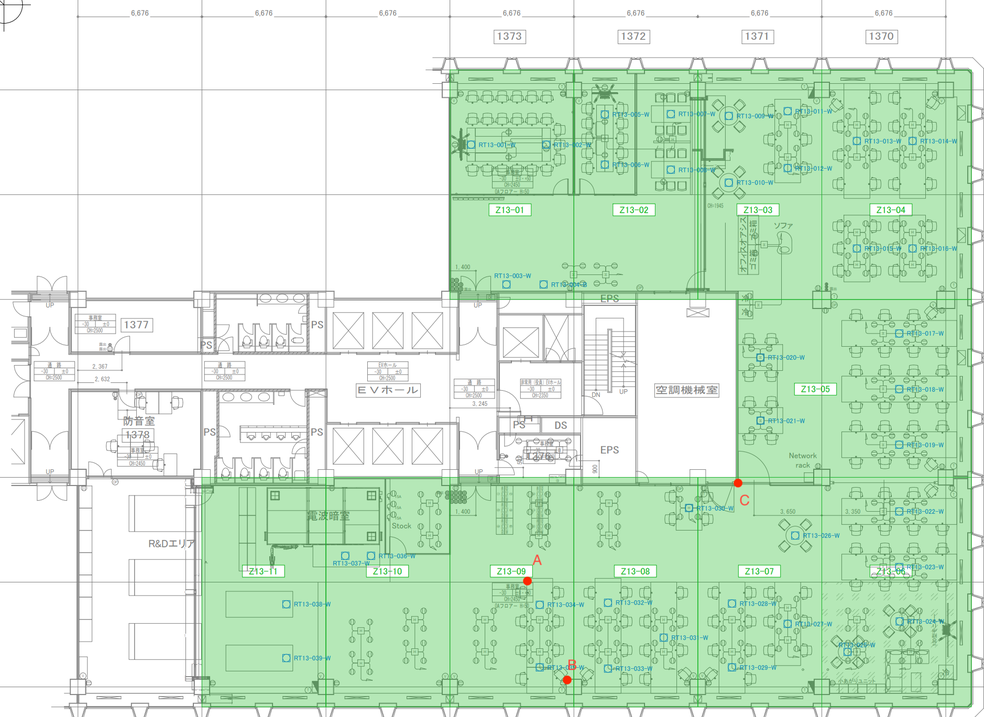
#> input picture data/floormap copy.png, 984 x 717 px, shrunk from 1878 x 1369 before the run
$ python estimate_from_image.py --image '../data/floormap copy.png'
#> lines starting #> are read from the running program, lines starting #| are printed output that depends on the picture; after the words box and inside, x2 and y2 are one past the last pixel; in counts of white or black regions, pixels touching at a corner belong together
#!/usr/bin/env python3
"""
Estimate Camera Parameters from Annotated Image.

This script analyzes a floor map image with red annotations (camera dot and FOV lines)
to estimate the camera's position (x, y), yaw angle, and field of view (FOV).

Usage:
    python3 tools/estimate_from_image.py --image path/to/image.png
"""

import argparse
import math

import cv2
import numpy as np
import yaml


def estimate_parameters(image_path):
    # 1. Load Image
#> called with image_path = '../data/floormap copy.png'
    img = cv2.imread(image_path)
#> img is the input picture: shape (717, 984, 3); mean B, G, R 211, 234.6, 209.4
    if img is None:
        print(f"Error: Could not read image at {image_path}")
        return None

    # 2. Preprocess & Color Segmentation (Red)
    hsv = cv2.cvtColor(img, cv2.COLOR_BGR2HSV)
#> hsv: shape (717, 984, 3); mean H, S, V 31, 29.9, 234.8

    # Red has two ranges in HSV
    lower_red1 = np.array([0, 70, 50])
    upper_red1 = np.array([10, 255, 255])
    lower_red2 = np.array([170, 70, 50])
    upper_red2 = np.array([180, 255, 255])

    mask1 = cv2.inRange(hsv, lower_red1, upper_red1)
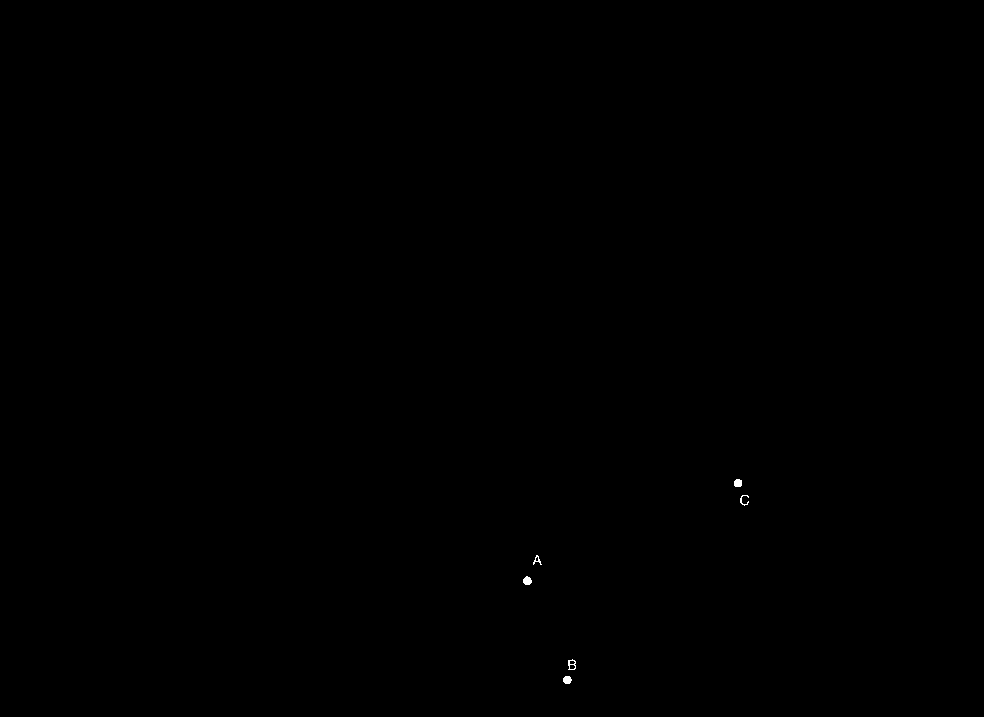
#> mask1: shape (717, 984); 0.04% white; 6 white regions, box (x1, y1, x2, y2) and area: (523, 576, 532, 585) 61, (563, 676, 572, 684) 58, (734, 479, 742, 487) 57, (568, 659, 576, 670) 44, (740, 495, 749, 506) 35, (533, 555, 542, 565) 34
    mask2 = cv2.inRange(hsv, lower_red2, upper_red2)
#> mask2: shape (717, 984); 0% white in thin lines or dots, all inside (x1, y1, x2, y2) = (568, 666, 569, 669)
    mask = cv2.bitwise_or(mask1, mask2)
#> mask: shape (717, 984); 0.04% white; 6 white regions, box (x1, y1, x2, y2) and area: (523, 576, 532, 585) 61, (563, 676, 572, 684) 58, (734, 479, 742, 487) 57, (568, 659, 576, 670) 47, (740, 495, 749, 506) 35, (533, 555, 542, 565) 34

    # Clean up mask
    kernel = np.ones((3, 3), np.uint8)
    mask = cv2.morphologyEx(mask, cv2.MORPH_OPEN, kernel)
#> mask: shape (717, 984); 0.02% white; 3 white regions
    mask = cv2.morphologyEx(mask, cv2.MORPH_CLOSE, kernel)

    # 3. Find Contours
    contours, _ = cv2.findContours(mask, cv2.RETR_EXTERNAL, cv2.CHAIN_APPROX_SIMPLE)
#> contours = 3 contours; box (x1, y1, x2, y2) and area: (523, 577, 532, 585) 47, (734, 479, 742, 487) 44, (563, 676, 571, 684) 44

    if not contours:
        print("Error: No red annotations found.")
        return None

    # 4. Analyze Features
    # We expect:
    # - One "blob" for the camera position (dot/circle)
    # - Two "lines" or elongated blobs for the FOV rays
    # Or sometimes they are all connected.

    # Let's try to find the camera point first.
    # It's likely the point where lines converge, or a distinct circle.
    # If connected, we might need skeletonization or corner detection.

    # Approach: Find the "Camera" point.
    # It is usually the vertex of the "V" shape formed by the FOV lines.

    # Let's use HoughLinesP to find lines.
    lines = cv2.HoughLinesP(mask, 1, np.pi / 180, threshold=50, minLineLength=50, maxLineGap=20)
#> lines = None

    debug_img = img.copy()

    fov_lines = []
    if lines is not None:
        for line in lines:
            x1, y1, x2, y2 = line[0]
            cv2.line(debug_img, (x1, y1), (x2, y2), (0, 255, 0), 2)
            fov_lines.append(((x1, y1), (x2, y2)))

    # If we have many lines, we need to filter/merge them into 2 main directions.
    # But first, let's find the camera position.
    # It should be the intersection of the two main lines.

    # Alternative: Find the centroid of the "blob" that looks like a dot?
    # In the user image, there is a "camera" text and a dot.
    # And two long lines.

    # Let's look for the intersection point of the longest lines.
    def line_intersection(line1, line2):
        p1, p2 = line1
        p3, p4 = line2

        x1, y1 = p1
        x2, y2 = p2
        x3, y3 = p3
        x4, y4 = p4

        denom = (y4 - y3) * (x2 - x1) - (x4 - x3) * (y2 - y1)
        if denom == 0:
            return None  # Parallel

        ua = ((x4 - x3) * (y1 - y3) - (y4 - y3) * (x1 - x3)) / denom

        x = x1 + ua * (x2 - x1)
        y = y1 + ua * (y2 - y1)
        return (x, y)

    # Filter lines: keep only long ones
    long_lines = [line for line in fov_lines if math.hypot(line[0][0] - line[1][0], line[0][1] - line[1][1]) > 100]

    if len(long_lines) < 2:
        print("Warning: Could not detect at least 2 long FOV lines. Trying all lines.")
        long_lines = fov_lines

    # Find intersection of all pairs and cluster them?
    intersections = []
    for i in range(len(long_lines)):
        for j in range(i + 1, len(long_lines)):
            pt = line_intersection(long_lines[i], long_lines[j])
            # Check if intersection is within or near image bounds
            if pt and -1000 < pt[0] < img.shape[1] + 1000 and -1000 < pt[1] < img.shape[0] + 1000:
                intersections.append(pt)

    if not intersections:
        print("Error: Could not find line intersections.")
        return None

    # The camera position is likely the most common intersection point
    # Simple clustering
    intersections = np.array(intersections)
    mean_pt = np.mean(intersections, axis=0)

    # Refined: Remove outliers
    distances = np.linalg.norm(intersections - mean_pt, axis=1)
    valid_pts = intersections[distances < 50]  # 50px radius

    camera_pos = mean_pt if len(valid_pts) == 0 else np.mean(valid_pts, axis=0)

    cx, cy = camera_pos
    cv2.circle(debug_img, (int(cx), int(cy)), 10, (255, 0, 0), -1)

    # Now determine angles of the lines radiating from this point
    angles = []
    for line in long_lines:
        p1, p2 = line
        # Determine which end is further from camera
        d1 = math.hypot(p1[0] - cx, p1[1] - cy)
        d2 = math.hypot(p2[0] - cx, p2[1] - cy)

        far_pt = p2 if d2 > d1 else p1

        angle = math.degrees(math.atan2(far_pt[1] - cy, far_pt[0] - cx))
        angles.append(angle)

    # We expect 2 main clusters of angles (the two sides of the FOV)
    # Histogram or clustering
    angles = np.array(angles)
    # Normalize to -180..180

    # Simple K-Means for k=2?
    # Or just sort and find largest gap?
    angles.sort()

    # Group angles that are close (e.g., within 10 degrees)
    clusters = []
    if len(angles) > 0:
        current_cluster = [angles[0]]
        for i in range(1, len(angles)):
            diff = angles[i] - angles[i - 1]
            if diff > 300:  # Wrap around case (e.g. -179 and 179)
                # Handle wrap around later, for now assume simple case
                pass

            if diff < 10:
                current_cluster.append(angles[i])
            else:
                clusters.append(current_cluster)
                current_cluster = [angles[i]]
        clusters.append(current_cluster)

    # We need exactly 2 main directions
    main_angles = []
    for c in clusters:
        if len(c) >= 1:  # Threshold for noise
            avg = sum(c) / len(c)
            main_angles.append(avg)

    if len(main_angles) < 2:
        print(f"Error: Could not identify 2 distinct FOV edges. Found angles: {main_angles}")
        # Fallback: Use min and max angle?
        if len(angles) >= 2:
            main_angles = [angles[0], angles[-1]]
        else:
            return None

    # Sort main angles
    main_angles.sort()

    # Calculate Yaw and FOV
    # Yaw is the bisector
    # FOV is the difference

    a1, a2 = main_angles[0], main_angles[1]

    # Check for wrap-around (e.g. 170 and -170)
    if a2 - a1 > 180:
        # The angle crosses the -180/180 boundary
        # e.g. a1 = -170, a2 = 170. Diff = 340.
        # Real diff is 20.
        fov = 360 - (a2 - a1)
        yaw = (a1 + a2 + 360) / 2
        if yaw > 180:
            yaw -= 360
    else:
        fov = a2 - a1
        yaw = (a1 + a2) / 2

    # Save debug image
    cv2.imwrite("debug_estimation.png", debug_img)
    print("Saved debug image to debug_estimation.png")

    return {
        "position_x": int(cx),
        "position_y": int(cy),
        "yaw_deg": float(round(yaw, 1)),
        "fov_deg": float(round(fov, 1)),
    }


if __name__ == "__main__":
    parser = argparse.ArgumentParser()
    parser.add_argument("--image", required=True)
    args = parser.parse_args()

    result = estimate_parameters(args.image)

    if result:
        print("\nEstimated Parameters:")
        print(yaml.dump(result, sort_keys=False))
    else:
        print("Estimation failed.")
